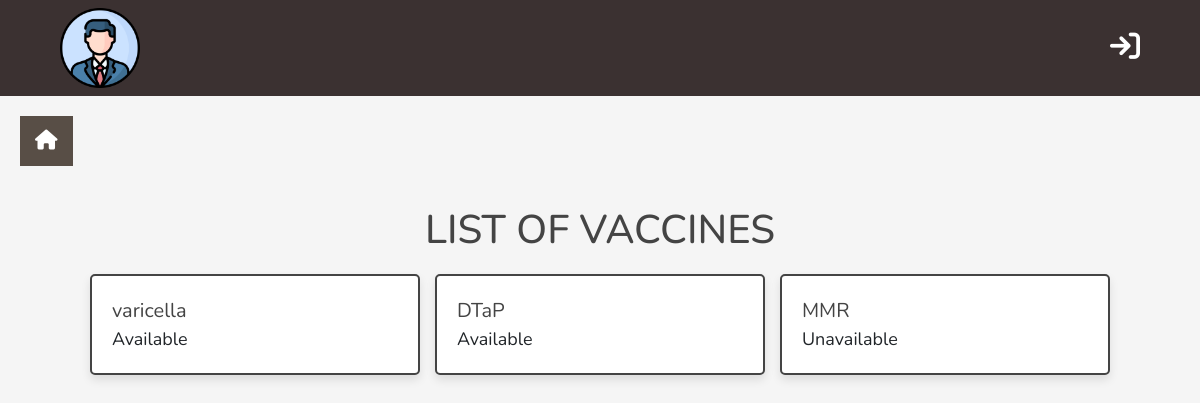
Page /admin_panel/list_of_vaccine.php on the committed database.
### tables this page shows
CREATE TABLE `listofvaccine` (
  `ID` int(11) NOT NULL,
  `name` varchar(100) NOT NULL,
  `availability` varchar(100) NOT NULL
);

### admin_panel/list_of_vaccine.php (the view, shortened to what this page needs)
<!DOCTYPE html>
<html lang="en">
<head>
   <link rel="stylesheet" href="https://cdn.jsdelivr.net/npm/bootstrap@4.0.0/dist/css/bootstrap.min.css">
        <link rel="stylesheet" href="https://cdnjs.cloudflare.com/ajax/libs/font-awesome/4.7.0/css/font-awesome.min.css">
       <link rel="stylesheet" href="./assets/css/style.css"></link>
   <link rel="stylesheet" href="https://cdnjs.cloudflare.com/ajax/libs/font-awesome/6.1.1/css/all.min.css">
   <link rel="stylesheet" href="./assets/css/admin_style.css">
</head>
<body>
<?php   include "./adminHeader.php";
 include "./sidebar.php";
?>
<section class="show-products">
   <h1 class="heading">list of Vaccines</h1>
   <div class="box-container">
   <?php
   $sql="SELECT * from listofvaccine ";
   $result=$conn-> query($sql);
      if($result-> num_rows > 0){
         while($fetch_vacc = $result->fetch_assoc()){
   ?>
   <div class="box">
      <div class="name"><?= $fetch_vacc['name']; ?></div>
      <div class="availability"><span><?= $fetch_vacc['availability']; ?></span></div>
   </div>
   <?php
         }
      }else{
         echo '<p class="empty">No vaccines added yet..!</p>';
      }
   ?>
   </div>
</section>
   </body>
   </html>

### admin_panel/assets/css/style.css (style rules this page uses)
* { margin: 0; padding: 0; font-family: 'Work Sans', sans-serif; font-size: 18px; }
.box { position: relative; background-color: #000; }

### admin_panel/assets/css/admin_style.css (style rules this page uses)
:root { --main-color:#2980b9; --orange:#f39c12; --red:#e74c3c; --black:#444; --white:#fff; --light-color:#777; --light-bg:#f5f5f5; --border:.2rem solid var(--black); --box-shadow:0 .5rem 1rem rgba(0,0,0,.1); }
* { font-family: 'Nunito', sans-serif; margin:0; padding:0; box-sizing: border-box; outline: none; border:none; text-decoration: none; }
html { font-size: 62.5%; overflow-x: hidden; }
body { background-color: var(--light-bg); }
section { padding:2rem; max-width: 1200px; margin:0 auto; }
.heading { font-size: 4rem; color:var(--black); margin-bottom: 2rem; text-align: center; text-transform: uppercase; }
.show-products .box-container { display: grid; grid-template-columns: repeat(auto-fit, 33rem); gap:1.5rem; justify-content: center; align-items: flex-start; }
.show-products .box-container .box { background-color: var(--white); box-shadow: var(--box-shadow); border-radius: .5rem; border:var(--border); padding:2rem; }
.show-products .box-container .box .name { font-size: 2rem; color:var(--black); }

### rows in the picture
listofvaccine: name "varicella", availability "Available"
listofvaccine: name "DTaP", availability "Available"
listofvaccine: name "MMR", availability "Unavailable"
